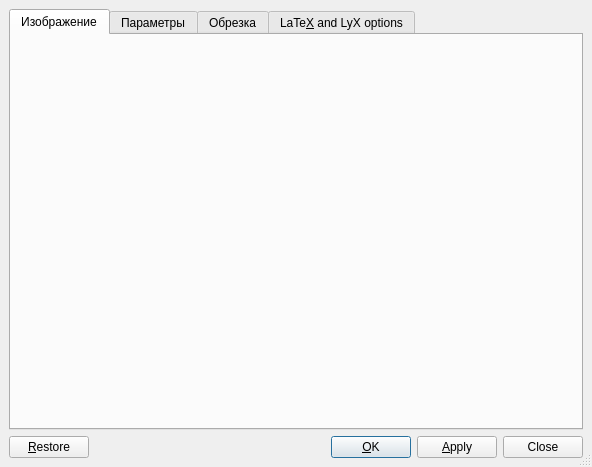
<?xml version="1.0" encoding="UTF-8"?>
<ui version="4.0">
 <class>GraphicsUi</class>
 <widget class="QDialog" name="GraphicsUi">
  <property name="geometry">
   <rect>
    <x>0</x>
    <y>0</y>
    <width>592</width>
    <height>467</height>
   </rect>
  </property>
  <property name="sizePolicy">
   <sizepolicy hsizetype="Fixed" vsizetype="Fixed">
    <horstretch>0</horstretch>
    <verstretch>0</verstretch>
   </sizepolicy>
  </property>
  <property name="windowTitle">
   <string/>
  </property>
  <property name="sizeGripEnabled">
   <bool>true</bool>
  </property>
  <layout class="QGridLayout">
   <property name="leftMargin">
    <number>9</number>
   </property>
   <property name="topMargin">
    <number>9</number>
   </property>
   <property name="rightMargin">
    <number>9</number>
   </property>
   <property name="bottomMargin">
    <number>9</number>
   </property>
   <property name="spacing">
    <number>6</number>
   </property>
   <item row="0" column="0">
    <widget class="QTabWidget" name="tabWidget">
     <property name="toolTip">
      <string/>
     </property>
     <property name="currentIndex">
      <number>0</number>
     </property>
     <widget class="QWidget" name="PreviewTab">
      <attribute name="title">
       <string>Изображение</string>
      </attribute>
      <layout class="QVBoxLayout" name="verticalLayout"/>
     </widget>
     <widget class="QWidget" name="Graphics">
      <attribute name="title">
       <string>Параметры</string>
      </attribute>
      <layout class="QGridLayout">
       <property name="leftMargin">
        <number>9</number>
       </property>
       <property name="topMargin">
        <number>9</number>
       </property>
       <property name="rightMargin">
        <number>9</number>
       </property>
       <property name="bottomMargin">
        <number>9</number>
       </property>
       <property name="spacing">
        <number>6</number>
       </property>
       <item row="1" column="0" colspan="3">
        <widget class="QGroupBox" name="rotationGB">
         <property name="title">
          <string>Rotate Graphics</string>
         </property>
         <property name="flat">
          <bool>true</bool>
         </property>
         <layout class="QGridLayout">
          <property name="leftMargin">
           <number>9</number>
          </property>
          <property name="topMargin">
           <number>9</number>
          </property>
          <property name="rightMargin">
           <number>9</number>
          </property>
          <property name="bottomMargin">
           <number>9</number>
          </property>
          <property name="spacing">
           <number>6</number>
          </property>
          <item row="1" column="0" colspan="2">
           <widget class="QCheckBox" name="rotateOrderCB">
            <property name="toolTip">
             <string>Check to change the order of rotating and scaling</string>
            </property>
            <property name="text">
             <string>Ro&amp;tate after scaling</string>
            </property>
           </widget>
          </item>
          <item row="0" column="3">
           <widget class="QComboBox" name="origin">
            <property name="toolTip">
             <string>The origin of the rotation</string>
            </property>
           </widget>
          </item>
          <item row="0" column="2">
           <widget class="QLabel" name="originL">
            <property name="toolTip">
             <string>The origin of the rotation</string>
            </property>
            <property name="text">
             <string>Or&amp;igin:</string>
            </property>
            <property name="buddy">
             <cstring>origin</cstring>
            </property>
           </widget>
          </item>
          <item row="0" column="1">
           <widget class="QLineEdit" name="angle">
            <property name="sizePolicy">
             <sizepolicy hsizetype="Fixed" vsizetype="Fixed">
              <horstretch>0</horstretch>
              <verstretch>0</verstretch>
             </sizepolicy>
            </property>
            <property name="toolTip">
             <string>Angle to rotate image by</string>
            </property>
           </widget>
          </item>
          <item row="0" column="0">
           <widget class="QLabel" name="angleL">
            <property name="toolTip">
             <string>Angle to rotate image by</string>
            </property>
            <property name="text">
             <string>A&amp;ngle (Degrees):</string>
            </property>
            <property name="buddy">
             <cstring>angle</cstring>
            </property>
           </widget>
          </item>
         </layout>
        </widget>
       </item>
       <item row="0" column="0" colspan="3">
        <widget class="QGroupBox" name="sizeGB">
         <property name="title">
          <string>Output Size</string>
         </property>
         <property name="flat">
          <bool>true</bool>
         </property>
         <layout class="QGridLayout">
          <property name="leftMargin">
           <number>9</number>
          </property>
          <property name="topMargin">
           <number>9</number>
          </property>
          <property name="rightMargin">
           <number>9</number>
          </property>
          <property name="bottomMargin">
           <number>9</number>
          </property>
          <property name="spacing">
           <number>6</number>
          </property>
          <item row="1" column="2">
           <widget class="lyx::frontend::LengthCombo" name="widthUnit"/>
          </item>
          <item row="2" column="2">
           <widget class="lyx::frontend::LengthCombo" name="heightUnit"/>
          </item>
          <item row="1" column="1">
           <widget class="QLineEdit" name="Width">
            <property name="enabled">
             <bool>true</bool>
            </property>
            <property name="sizePolicy">
             <sizepolicy hsizetype="Fixed" vsizetype="Fixed">
              <horstretch>0</horstretch>
              <verstretch>0</verstretch>
             </sizepolicy>
            </property>
            <property name="toolTip">
             <string>Width of image in output</string>
            </property>
           </widget>
          </item>
          <item row="0" column="2">
           <spacer>
            <property name="orientation">
             <enum>Qt::Horizontal</enum>
            </property>
            <property name="sizeHint" stdset="0">
             <size>
              <width>61</width>
              <height>20</height>
             </size>
            </property>
           </spacer>
          </item>
          <item row="0" column="1">
           <widget class="QLineEdit" name="Scale"/>
          </item>
          <item row="2" column="1">
           <widget class="QLineEdit" name="Height">
            <property name="enabled">
             <bool>true</bool>
            </property>
            <property name="sizePolicy">
             <sizepolicy hsizetype="Fixed" vsizetype="Fixed">
              <horstretch>0</horstretch>
              <verstretch>0</verstretch>
             </sizepolicy>
            </property>
            <property name="toolTip">
             <string>Height of image in output</string>
            </property>
           </widget>
          </item>
          <item row="2" column="0">
           <widget class="QCheckBox" name="HeightCB">
            <property name="enabled">
             <bool>true</bool>
            </property>
            <property name="toolTip">
             <string>Sets height of graphic. Leave unchecked to set automatically.</string>
            </property>
            <property name="text">
             <string>Set &amp;height:</string>
            </property>
           </widget>
          </item>
          <item row="0" column="0">
           <widget class="QCheckBox" name="scaleCB">
            <property name="text">
             <string>&amp;Scale Graphics (%):</string>
            </property>
           </widget>
          </item>
          <item row="1" column="0">
           <widget class="QCheckBox" name="WidthCB">
            <property name="enabled">
             <bool>true</bool>
            </property>
            <property name="toolTip">
             <string>Sets width of graphic. Leave unchecked to set automatically.</string>
            </property>
            <property name="text">
             <string>Set &amp;width:</string>
            </property>
           </widget>
          </item>
          <item row="3" column="1" colspan="2">
           <widget class="QCheckBox" name="aspectratio">
            <property name="enabled">
             <bool>true</bool>
            </property>
            <property name="toolTip">
             <string>Scale image to maximum size not exceeding width and height</string>
            </property>
            <property name="text">
             <string>&amp;Maintain aspect ratio</string>
            </property>
           </widget>
          </item>
         </layout>
        </widget>
       </item>
      </layout>
     </widget>
     <widget class="QWidget" name="Clipping">
      <attribute name="title">
       <string>Обрезка</string>
      </attribute>
      <layout class="QGridLayout">
       <property name="leftMargin">
        <number>9</number>
       </property>
       <property name="topMargin">
        <number>9</number>
       </property>
       <property name="rightMargin">
        <number>9</number>
       </property>
       <property name="bottomMargin">
        <number>9</number>
       </property>
       <property name="spacing">
        <number>6</number>
       </property>
       <item row="3" column="0" colspan="2">
        <spacer>
         <property name="orientation">
          <enum>Qt::Vertical</enum>
         </property>
         <property name="sizeHint" stdset="0">
          <size>
           <width>20</width>
           <height>40</height>
          </size>
         </property>
        </spacer>
       </item>
       <item row="0" column="0" colspan="2">
        <widget class="QCheckBox" name="clip">
         <property name="toolTip">
          <string>Clip to bounding box values</string>
         </property>
         <property name="text">
          <string>Clip to &amp;bounding box</string>
         </property>
        </widget>
       </item>
       <item row="1" column="0" colspan="2">
        <widget class="QFrame" name="bbFrame">
         <property name="enabled">
          <bool>true</bool>
         </property>
         <property name="sizePolicy">
          <sizepolicy hsizetype="Fixed" vsizetype="Fixed">
           <horstretch>0</horstretch>
           <verstretch>0</verstretch>
          </sizepolicy>
         </property>
         <property name="frameShape">
          <enum>QFrame::StyledPanel</enum>
         </property>
         <property name="frameShadow">
          <enum>QFrame::Plain</enum>
         </property>
         <layout class="QGridLayout">
          <property name="leftMargin">
           <number>9</number>
          </property>
          <property name="topMargin">
           <number>9</number>
          </property>
          <property name="rightMargin">
           <number>9</number>
          </property>
          <property name="bottomMargin">
           <number>9</number>
          </property>
          <property name="spacing">
           <number>6</number>
          </property>
          <item row="0" column="0" colspan="6">
           <widget class="QLabel" name="lbL">
            <property name="text">
             <string>&amp;Left bottom:</string>
            </property>
            <property name="buddy">
             <cstring>lbX</cstring>
            </property>
           </widget>
          </item>
          <item row="3" column="1">
           <widget class="QLineEdit" name="rtX"/>
          </item>
          <item row="3" column="4">
           <widget class="QLineEdit" name="rtY"/>
          </item>
          <item row="1" column="4">
           <widget class="QLineEdit" name="lbY"/>
          </item>
          <item row="1" column="1">
           <widget class="QLineEdit" name="lbX">
            <property name="toolTip">
             <string/>
            </property>
           </widget>
          </item>
          <item row="1" column="2">
           <widget class="QComboBox" name="lbXunit"/>
          </item>
          <item row="3" column="2">
           <widget class="QComboBox" name="rtXunit"/>
          </item>
          <item row="3" column="5">
           <widget class="QComboBox" name="rtYunit"/>
          </item>
          <item row="1" column="5">
           <widget class="QComboBox" name="lbYunit"/>
          </item>
          <item row="2" column="0" colspan="6">
           <widget class="QLabel" name="rtL">
            <property name="text">
             <string>Right &amp;top:</string>
            </property>
            <property name="buddy">
             <cstring>rtX</cstring>
            </property>
           </widget>
          </item>
          <item row="3" column="3">
           <widget class="QLabel" name="yL_2">
            <property name="text">
             <string>y:</string>
            </property>
           </widget>
          </item>
          <item row="1" column="3">
           <widget class="QLabel" name="yL">
            <property name="text">
             <string>y:</string>
            </property>
           </widget>
          </item>
          <item row="3" column="0">
           <widget class="QLabel" name="xL_2">
            <property name="text">
             <string>x:</string>
            </property>
           </widget>
          </item>
          <item row="1" column="0">
           <widget class="QLabel" name="xL">
            <property name="text">
             <string>x:</string>
            </property>
           </widget>
          </item>
         </layout>
        </widget>
       </item>
       <item row="2" column="0">
        <spacer>
         <property name="orientation">
          <enum>Qt::Horizontal</enum>
         </property>
         <property name="sizeHint" stdset="0">
          <size>
           <width>181</width>
           <height>20</height>
          </size>
         </property>
        </spacer>
       </item>
       <item row="2" column="1">
        <widget class="QPushButton" name="getPB">
         <property name="toolTip">
          <string>Get bounding box from the (EPS) file</string>
         </property>
         <property name="text">
          <string>&amp;Get from File</string>
         </property>
        </widget>
       </item>
      </layout>
     </widget>
     <widget class="QWidget" name="ExtraOptions">
      <attribute name="title">
       <string>LaTe&amp;X and LyX options</string>
      </attribute>
      <layout class="QGridLayout">
       <property name="leftMargin">
        <number>9</number>
       </property>
       <property name="topMargin">
        <number>9</number>
       </property>
       <property name="rightMargin">
        <number>9</number>
       </property>
       <property name="bottomMargin">
        <number>9</number>
       </property>
       <property name="spacing">
        <number>6</number>
       </property>
       <item row="2" column="0" colspan="3">
        <widget class="QCheckBox" name="unzipCB">
         <property name="toolTip">
          <string>Don't uncompress image before exporting to LaTeX</string>
         </property>
         <property name="text">
          <string>Don't un&amp;zip on export</string>
         </property>
        </widget>
       </item>
       <item row="0" column="2">
        <spacer>
         <property name="orientation">
          <enum>Qt::Horizontal</enum>
         </property>
         <property name="sizeHint" stdset="0">
          <size>
           <width>161</width>
           <height>20</height>
          </size>
         </property>
        </spacer>
       </item>
       <item row="0" column="1">
        <widget class="QLineEdit" name="latexoptions">
         <property name="sizePolicy">
          <sizepolicy hsizetype="Fixed" vsizetype="Fixed">
           <horstretch>0</horstretch>
           <verstretch>0</verstretch>
          </sizepolicy>
         </property>
         <property name="toolTip">
          <string>Additional LaTeX options</string>
         </property>
        </widget>
       </item>
       <item row="0" column="0">
        <widget class="QLabel" name="latexoptionsLA">
         <property name="toolTip">
          <string>Additional LaTeX options</string>
         </property>
         <property name="text">
          <string>LaTeX &amp;options:</string>
         </property>
         <property name="buddy">
          <cstring>latexoptions</cstring>
         </property>
        </widget>
       </item>
       <item row="5" column="0" colspan="3">
        <spacer>
         <property name="orientation">
          <enum>Qt::Vertical</enum>
         </property>
         <property name="sizeHint" stdset="0">
          <size>
           <width>354</width>
           <height>81</height>
          </size>
         </property>
        </spacer>
       </item>
       <item row="3" column="0" colspan="3">
        <widget class="QGroupBox" name="displayGB">
         <property name="focusPolicy">
          <enum>Qt::StrongFocus</enum>
         </property>
         <property name="toolTip">
          <string>Enable LyX to preview this graphics, only if graphics previewing is not disabled at application level (see Preference dialog).</string>
         </property>
         <property name="title">
          <string>Sho&amp;w in LyX</string>
         </property>
         <property name="flat">
          <bool>true</bool>
         </property>
         <property name="checkable">
          <bool>true</bool>
         </property>
         <layout class="QGridLayout">
          <property name="leftMargin">
           <number>9</number>
          </property>
          <property name="topMargin">
           <number>9</number>
          </property>
          <property name="rightMargin">
           <number>9</number>
          </property>
          <property name="bottomMargin">
           <number>9</number>
          </property>
          <property name="spacing">
           <number>6</number>
          </property>
          <item row="0" column="1">
           <widget class="QLineEdit" name="displayscale">
            <property name="enabled">
             <bool>true</bool>
            </property>
            <property name="sizePolicy">
             <sizepolicy hsizetype="Fixed" vsizetype="Fixed">
              <horstretch>0</horstretch>
              <verstretch>0</verstretch>
             </sizepolicy>
            </property>
            <property name="toolTip">
             <string>Percentage to scale by in LyX</string>
            </property>
           </widget>
          </item>
          <item row="0" column="0">
           <widget class="QLabel" name="scaleLA">
            <property name="toolTip">
             <string>Percentage to scale by in LyX</string>
            </property>
            <property name="text">
             <string>Sca&amp;le on Screen (%):</string>
            </property>
            <property name="buddy">
             <cstring>displayscale</cstring>
            </property>
           </widget>
          </item>
          <item row="0" column="2">
           <spacer>
            <property name="orientation">
             <enum>Qt::Horizontal</enum>
            </property>
            <property name="sizeHint" stdset="0">
             <size>
              <width>40</width>
              <height>20</height>
             </size>
            </property>
           </spacer>
          </item>
         </layout>
        </widget>
       </item>
       <item row="4" column="0" colspan="3">
        <widget class="QGroupBox" name="graphicsGroupGB">
         <property name="toolTip">
          <string>Assign the graphic to a group of graphics that share the same settings</string>
         </property>
         <property name="title">
          <string>Graphics Group</string>
         </property>
         <property name="flat">
          <bool>true</bool>
         </property>
         <layout class="QGridLayout">
          <property name="leftMargin">
           <number>9</number>
          </property>
          <property name="topMargin">
           <number>9</number>
          </property>
          <property name="rightMargin">
           <number>9</number>
          </property>
          <property name="bottomMargin">
           <number>9</number>
          </property>
          <property name="spacing">
           <number>6</number>
          </property>
          <item row="0" column="2" rowspan="2">
           <spacer>
            <property name="orientation">
             <enum>Qt::Horizontal</enum>
            </property>
            <property name="sizeHint" stdset="0">
             <size>
              <width>121</width>
              <height>51</height>
             </size>
            </property>
           </spacer>
          </item>
          <item row="0" column="0">
           <widget class="QLabel" name="label">
            <property name="sizePolicy">
             <sizepolicy hsizetype="Fixed" vsizetype="Fixed">
              <horstretch>0</horstretch>
              <verstretch>0</verstretch>
             </sizepolicy>
            </property>
            <property name="toolTip">
             <string/>
            </property>
            <property name="text">
             <string>A&amp;ssigned to group:</string>
            </property>
            <property name="buddy">
             <cstring>groupCO</cstring>
            </property>
           </widget>
          </item>
          <item row="1" column="1">
           <widget class="QPushButton" name="newGroupPB">
            <property name="toolTip">
             <string>Click to define a new graphics group.</string>
            </property>
            <property name="text">
             <string>O&amp;pen new group...</string>
            </property>
           </widget>
          </item>
          <item row="0" column="1">
           <widget class="QComboBox" name="groupCO">
            <property name="toolTip">
             <string>Select an existing group for the current graphics.</string>
            </property>
            <property name="editable">
             <bool>false</bool>
            </property>
           </widget>
          </item>
         </layout>
        </widget>
       </item>
       <item row="1" column="0" colspan="3">
        <widget class="QCheckBox" name="draftCB">
         <property name="toolTip">
          <string>Draft mode</string>
         </property>
         <property name="text">
          <string>&amp;Draft mode</string>
         </property>
        </widget>
       </item>
      </layout>
     </widget>
    </widget>
   </item>
   <item row="1" column="0">
    <layout class="QHBoxLayout">
     <property name="spacing">
      <number>6</number>
     </property>
     <property name="leftMargin">
      <number>0</number>
     </property>
     <property name="topMargin">
      <number>0</number>
     </property>
     <property name="rightMargin">
      <number>0</number>
     </property>
     <property name="bottomMargin">
      <number>0</number>
     </property>
     <item>
      <widget class="QPushButton" name="restorePB">
       <property name="text">
        <string>&amp;Restore</string>
       </property>
       <property name="autoDefault">
        <bool>false</bool>
       </property>
       <property name="default">
        <bool>false</bool>
       </property>
      </widget>
     </item>
     <item>
      <spacer>
       <property name="orientation">
        <enum>Qt::Horizontal</enum>
       </property>
       <property name="sizeType">
        <enum>QSizePolicy::MinimumExpanding</enum>
       </property>
       <property name="sizeHint" stdset="0">
        <size>
         <width>20</width>
         <height>20</height>
        </size>
       </property>
      </spacer>
     </item>
     <item>
      <widget class="QPushButton" name="okPB">
       <property name="text">
        <string>&amp;OK</string>
       </property>
       <property name="autoDefault">
        <bool>true</bool>
       </property>
       <property name="default">
        <bool>true</bool>
       </property>
      </widget>
     </item>
     <item>
      <widget class="QPushButton" name="applyPB">
       <property name="sizePolicy">
        <sizepolicy hsizetype="Fixed" vsizetype="Fixed">
         <horstretch>0</horstretch>
         <verstretch>0</verstretch>
        </sizepolicy>
       </property>
       <property name="text">
        <string>&amp;Apply</string>
       </property>
       <property name="autoDefault">
        <bool>false</bool>
       </property>
       <property name="default">
        <bool>false</bool>
       </property>
      </widget>
     </item>
     <item>
      <widget class="QPushButton" name="closePB">
       <property name="sizePolicy">
        <sizepolicy hsizetype="Fixed" vsizetype="Fixed">
         <horstretch>0</horstretch>
         <verstretch>0</verstretch>
        </sizepolicy>
       </property>
       <property name="text">
        <string>Close</string>
       </property>
       <property name="autoDefault">
        <bool>false</bool>
       </property>
      </widget>
     </item>
    </layout>
   </item>
  </layout>
 </widget>
 <customwidgets>
  <customwidget>
   <class>lyx::frontend::LengthCombo</class>
   <extends>QComboBox</extends>
   <header>LengthCombo.h</header>
  </customwidget>
 </customwidgets>
 <tabstops>
  <tabstop>tabWidget</tabstop>
  <tabstop>scaleCB</tabstop>
  <tabstop>Scale</tabstop>
  <tabstop>WidthCB</tabstop>
  <tabstop>Width</tabstop>
  <tabstop>widthUnit</tabstop>
  <tabstop>HeightCB</tabstop>
  <tabstop>Height</tabstop>
  <tabstop>heightUnit</tabstop>
  <tabstop>aspectratio</tabstop>
  <tabstop>angle</tabstop>
  <tabstop>origin</tabstop>
  <tabstop>rotateOrderCB</tabstop>
  <tabstop>restorePB</tabstop>
  <tabstop>okPB</tabstop>
  <tabstop>applyPB</tabstop>
  <tabstop>closePB</tabstop>
  <tabstop>clip</tabstop>
  <tabstop>lbX</tabstop>
  <tabstop>lbXunit</tabstop>
  <tabstop>lbY</tabstop>
  <tabstop>lbYunit</tabstop>
  <tabstop>rtX</tabstop>
  <tabstop>rtXunit</tabstop>
  <tabstop>rtY</tabstop>
  <tabstop>rtYunit</tabstop>
  <tabstop>getPB</tabstop>
  <tabstop>latexoptions</tabstop>
  <tabstop>draftCB</tabstop>
  <tabstop>unzipCB</tabstop>
  <tabstop>displayGB</tabstop>
 </tabstops>
 <includes>
  <include location="local">qt_i18n.h</include>
 </includes>
 <resources/>
 <connections/>
</ui>
